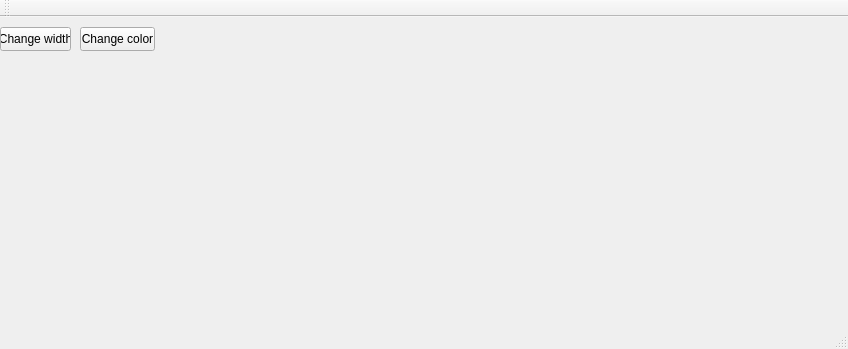
<?xml version="1.0" encoding="UTF-8"?>
<ui version="4.0">
 <class>DrawingInterfaceClass</class>
 <widget class="QMainWindow" name="DrawingInterfaceClass">
  <property name="geometry">
   <rect>
    <x>0</x>
    <y>0</y>
    <width>848</width>
    <height>349</height>
   </rect>
  </property>
  <property name="windowTitle">
   <string>DrawingInterface</string>
  </property>
  <widget class="QWidget" name="centralWidget">
   <widget class="QPushButton" name="changeColorButton">
    <property name="geometry">
     <rect>
      <x>80</x>
      <y>10</y>
      <width>75</width>
      <height>24</height>
     </rect>
    </property>
    <property name="text">
     <string>Change color</string>
    </property>
   </widget>
   <widget class="QPushButton" name="changeWidthButton">
    <property name="geometry">
     <rect>
      <x>0</x>
      <y>10</y>
      <width>71</width>
      <height>24</height>
     </rect>
    </property>
    <property name="text">
     <string>Change width</string>
    </property>
   </widget>
  </widget>
  <widget class="QMenuBar" name="menuBar">
   <property name="geometry">
    <rect>
     <x>0</x>
     <y>0</y>
     <width>848</width>
     <height>22</height>
    </rect>
   </property>
  </widget>
  <widget class="QToolBar" name="mainToolBar">
   <attribute name="toolBarArea">
    <enum>TopToolBarArea</enum>
   </attribute>
   <attribute name="toolBarBreak">
    <bool>false</bool>
   </attribute>
  </widget>
  <widget class="QStatusBar" name="statusBar"/>
 </widget>
 <layoutdefault spacing="6" margin="11"/>
 <resources/>
 <connections/>
</ui>
